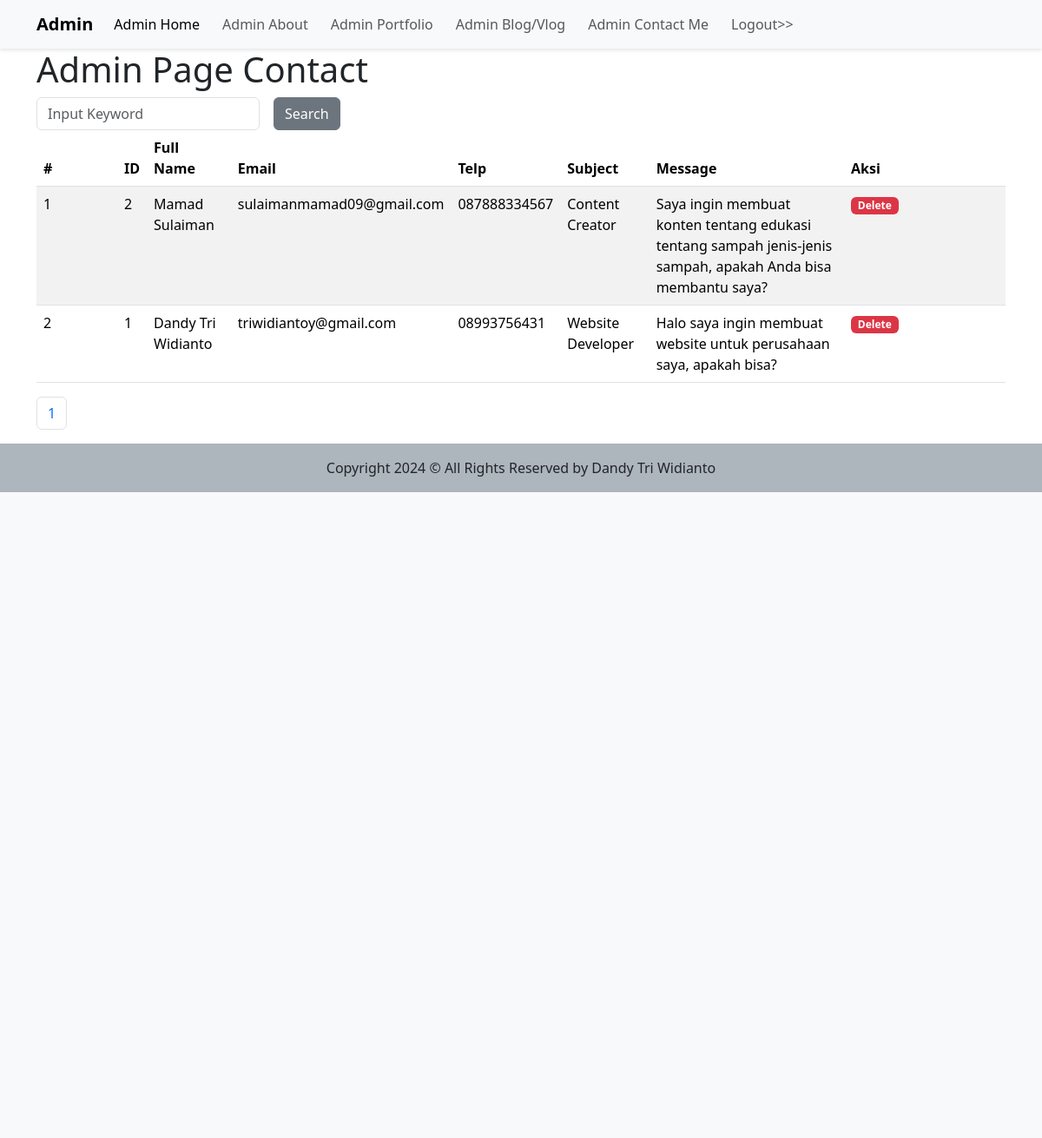
Page /admin/contact.php on the committed database.
### tables this page shows
CREATE TABLE `contact` (
  `id` int(11) NOT NULL,
  `fullname` varchar(255) NOT NULL,
  `email` varchar(255) NOT NULL,
  `telp` varchar(255) NOT NULL,
  `subject` varchar(255) NOT NULL,
  `message` text NOT NULL,
  `date_of_contents` timestamp NOT NULL DEFAULT current_timestamp() ON UPDATE current_timestamp()
);

### admin/contact.php (the view, shortened to what this page needs)
<?php include("include_header.php") ?>
<?php
$per_page = 5;
$keyword = (isset($_GET['keyword'])) ? $_GET['keyword'] : "";
?>
<h1>Admin Page Contact</h1>
<section class="flex-grow-1">
    <form action="" class="row g-3" method="get">
        <div class="col-auto">
            <input type="text" class="form-control" placeholder="Input Keyword" name="keyword" value="<?php echo $keyword ?>">
        </div>
        <div class="col-auto">
            <input type="submit" name="search" value="Search" class="btn btn-secondary">
        </div>
    </form>
    <table class="table table-striped">
        <thead>
            <tr>
                <th class="col-1">#</th>
                <th>ID</th>
                <th>Full Name</th>
                <th>Email</th>
                <th>Telp</th>
                <th>Subject</th>
                <th>Message</th>
                <th class="col-2">Aksi</th>
            </tr>
        </thead>
        <tbody>
            <?php
            $sqlAdding = "";
            $sql1   = "SELECT * FROM contact $sqlAdding";
            $page = isset($_GET['page'])?(int)$_GET['page']:1;
            $start = ($page > 1) ? ($page * $per_page) - $per_page : 0;
            $q1 = mysqli_query($connect, $sql1);
            $total = mysqli_num_rows($q1);
            $pages = ceil($total / $per_page);
            $no = $start + 1;
            $sql1 = $sql1. " ORDER BY id DESC LIMIT $start, $per_page";
            $q1   = mysqli_query($connect, $sql1);
            while ($r1 = mysqli_fetch_array($q1)) {
            ?>
                <tr>
                    <td><?php echo $no++ ?></td>
                    <td><?php echo $r1['id'] ?></td>
                    <td><?php echo $r1['fullname'] ?></td>
                    <td><?php echo $r1['email'] ?></td>
                    <td><?php echo $r1['telp'] ?></td>
                    <td><?php echo $r1['subject'] ?></td>
                    <td><?php echo $r1['message'] ?></td>
                    <td>
                        <a href="contact.php?op=delete&id=<?php echo $r1['id'] ?>" onclick="return confirm('Apakah yakin ingin menghapus data?')">
                            <span class="badge bg-danger">Delete</span>
                        </a>
                    </td>
                </tr>
            <?php
            }
            ?>
        </tbody>
    </table>
    <nav aria-label="Page navigation example" class="">
            <ul class="pagination">
                <?php
                $search = (isset($_GET['search']))?$_GET['search']: "";
                for($i = 1; $i <= $pages; $i++) {
                    ?>
                    <li class="page-item">
                        <a class="page-link" href="contact.php?keyword=<?php echo $keyword ?> &search=<?php echo $search?> &page=<?php echo $i?> "><?php echo $i ?></a>
                    </li>
                    <?php
                }
                ?>
            </ul>
    </nav>
</section>
<?php include("include_footer.php") ?>

### admin/include_header.php (shortened to what this page needs)
<!DOCTYPE html>
<html lang="en">
<head>
    <link rel="stylesheet" href="../css/style.css">
    <link href="https://cdn.jsdelivr.net/npm/bootstrap@5.3.3/dist/css/bootstrap.min.css" rel="stylesheet">
    <link href="https://cdn.jsdelivr.net/npm/summernote@0.8.18/dist/summernote-lite.min.css" rel="stylesheet">
</head>
<body class="d-flex flex-column min-vh-100">
    <header>
        <nav class="navbar navbar-expand-lg navbar-light bg-light">
            <div class="container">
                <a class="navbar-brand" href="#">Admin</a>
                <div class="collapse navbar-collapse" id="navbarNav">
                    <ul class="navbar-nav">
                        <li class="nav-item">
                            <a class="nav-link active" aria-current="page" href="dashboard.php">Admin Home</a>
                        </li>
                        <li class="nav-item">
                            <a class="nav-link" href="about.php">Admin About</a>
                        </li>
                        <li class="nav-item">
                            <a class="nav-link" href="portfolio.php">Admin Portfolio</a>
                        </li>
                        <li class="nav-item">
                            <a class="nav-link" href="blogvlog.php">Admin Blog/Vlog</a>
                        </li>
                        <li class="nav-item">
                            <a class="nav-link" href="contact.php">Admin Contact Me</a>
                        </li>
                        <li class="nav-item">
                            <a class="nav-link" href="">Logout>></a>
                        </li>
                    </ul>
                </div>
            </div>
        </nav>
    </header>
    <main class="container">

### admin/include_footer.php (shortened to what this page needs)
</main>
<footer class="d-flex flex-column min-vh-100 bg-light mt-auto">
    <div class="text-center p-3" style="background: #adb5bd;">
        Copyright 2024 &copy; All Rights Reserved by Dandy Tri Widianto
    </div>
</footer>
</body>
</html>

### css/style.css (style rules this page uses)
.navbar { box-shadow: 0 2px 4px rgba(0, 0, 0, .1); }
.nav-item { margin-right: 10px; }
.navbar-brand { font-weight: bold; }

### rows in the picture
contact: id "2", fullname "Mamad Sulaiman", email "sulaimanmamad09@gmail.com", telp "087888334567", subject "Content Creator", message "Saya ingin membuat konten tentang edukasi tentang sampah jenis-jenis sampah, apakah Anda bisa membantu saya?"
contact: id "1", fullname "Dandy Tri Widianto", email "triwidiantoy@gmail.com", telp "08993756431", subject "Website Developer", message "Halo saya ingin membuat website untuk perusahaan saya, apakah bisa?"
